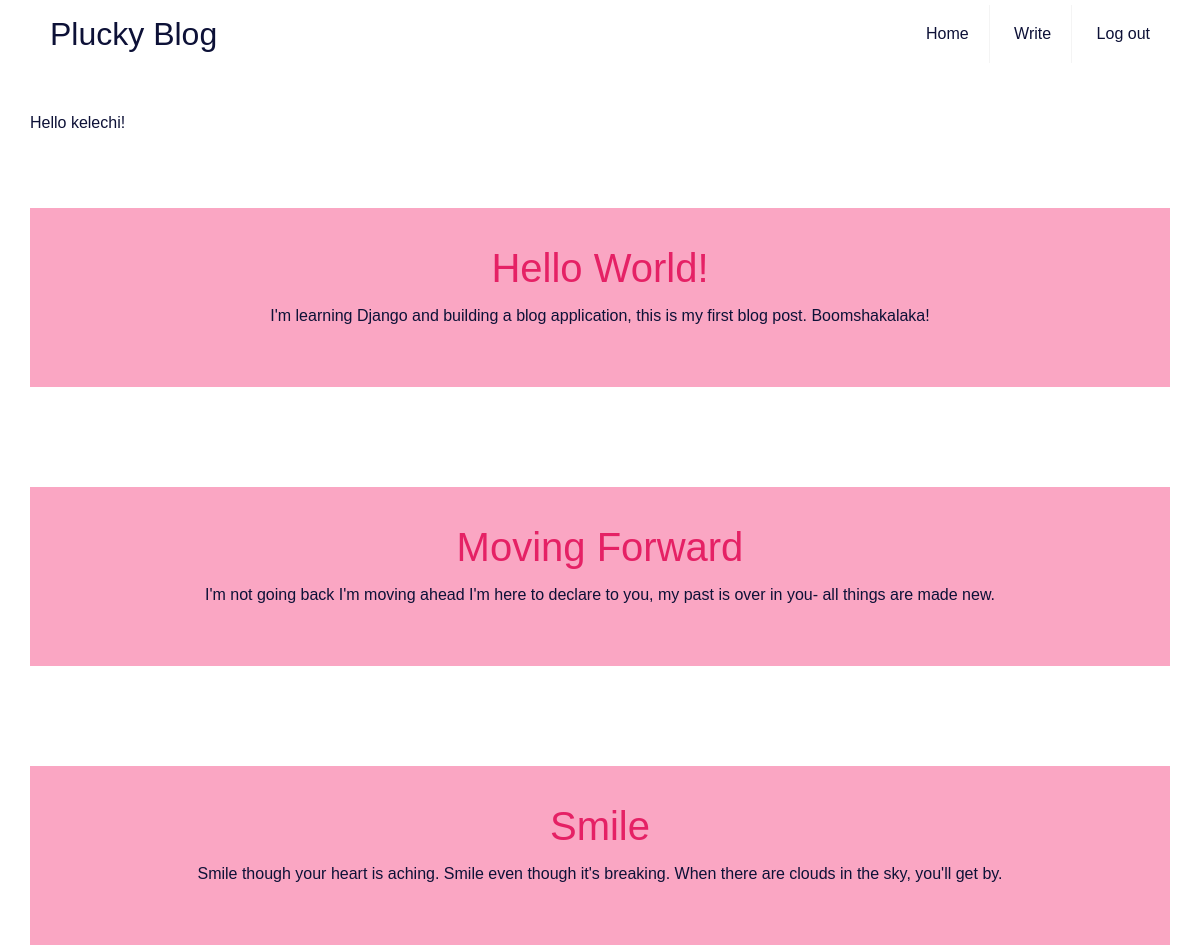
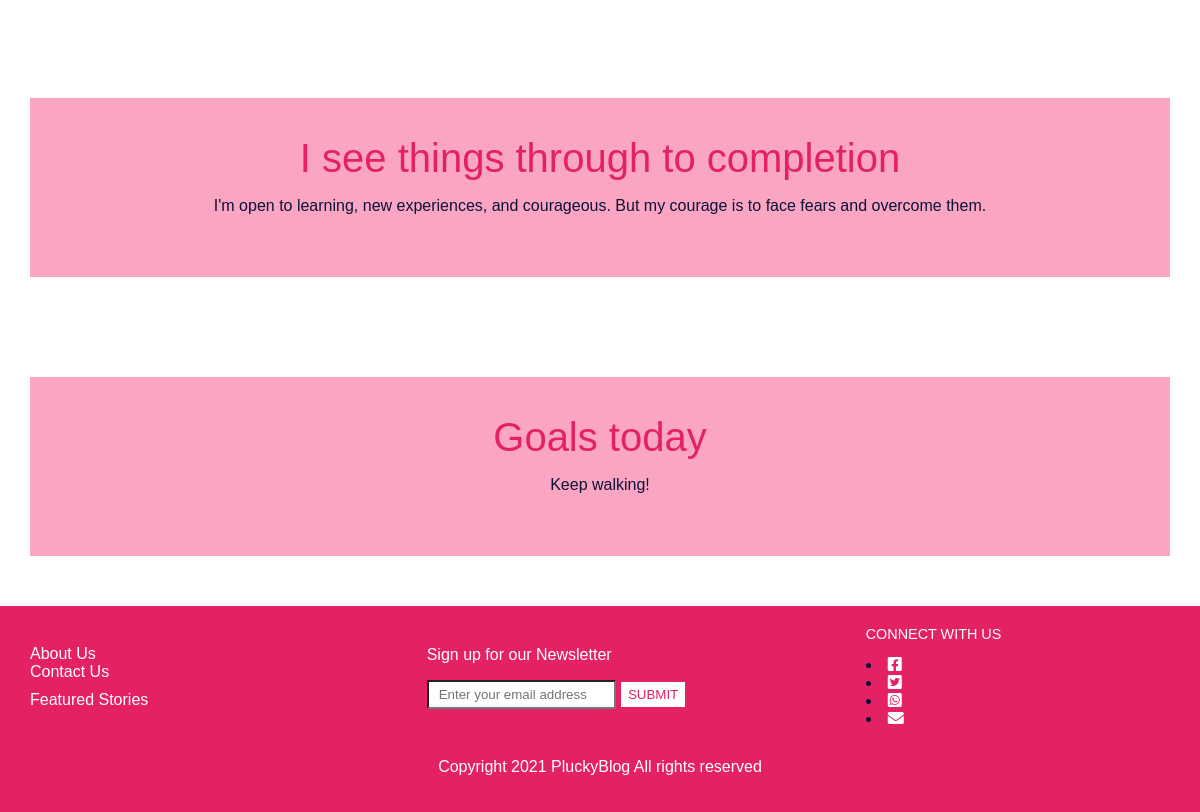
The app's page / (signed in) with its own data (2 pictures, top to bottom).
### pluckyblog/models.py (models this page shows, shortened)
class Post(models.Model):
    title = models.CharField (max_length=200)
    date_added = models.DateTimeField(auto_now_add=True)
    author = models.ForeignKey(
        'auth.User',
        on_delete=models.CASCADE,
    )
    body = models.TextField()

### pluckyblog/views.py (the view)
# urls.py: path('', BlogListView.as_view(), name='home'),
class BlogListView(ListView):
    model = Post
    template_name = 'home.html'

### templates/home.html
{% extends 'base.html' %}
{% block content %}
  {% for post in object_list %}
  <main>
    <aside>
      <section class="container" id="container">
        <div class="post-entry">
          <h2><a href="{% url 'post_detail' post.pk %}">{{ post.title }}</a></h2>
        <p>{{ post.body }}</p>
        </div>
      </section>
    </aside>
  </main>
  {% endfor %}
{% endblock content %}

### templates/blogsections/header.html (shortened to what this page needs)
<!DOCTYPE html>
{% load static %}
<html lang="en">
  <head>
    <link rel="stylesheet" href="{% static 'css/base.css' %}">
    <link rel="stylesheet" href="https://cdnjs.cloudflare.com/ajax/libs/font-awesome/5.15.3/css/all.min.css">
  </head>
  <header>
    <div>
      <nav class="navbar">
        <a href="{% url 'home' %}" class="logo">Plucky Blog</a>
        <ul class="menu">
         <li><a href="{% url 'home' %}">Home</a></li>
         <li><a href="{% url 'post_new' %}">Write</a></li>
         <li><a href="{% url 'logout' %}">Log out</a></li>
        </ul>
      </nav>
    </div>
  </header>
  <div class="auth">
    {% if user.is_authenticated %}
    <p>Hello {{ user.username }}!</p>
   {% else %}
    <p>You are not logged in.</p>
    <a href="{% url 'login' %}">Log In</a>
   {% endif %}
  </div>
</html>

### static/css/base.css (style rules this page uses)
html { box-sizing: border-box; font-family: Arial, Helvetica, sans-serif; font-size: 16px; }
*, *::before, *::after { font-weight: inherit; margin: 0; padding: 0; border-radius: 0; box-sizing: inherit; }
.post-entry { margin-bottom: 2rem; }
.post-entry h2 { margin: 0.5rem 0; }
.post-entry h2 a, .post-entry h2 a:visited { color: #e52165; text-decoration: none; }
a { text-decoration: none; }
ul { list-style-type: none; }
header { padding: 5px 30px; align-items: center; justify-content: space-between; }
h2 { color: #e52165; font-size: 2.5rem; }
header a, footer a, footer p { color: #FFF; }
.navbar { background-color: #fff; display: flex; justify-content: space-between; align-items: center; }
.navbar .logo { display: inline-block; font-size: 2em; padding: 10px 20px; text-decoration: none; color: #0d1137; }
.navbar .menu li { list-style: none; display: inline-block; }
.navbar .menu li a { display: block; padding: 20px 20px; border-right: 1px solid #f4f4f4; text-decoration: none; color: #0d1137; }
.navbar .menu li:last-child a { border-right: none; }
main { padding: 50px 30px; display: block; column-gap: 10px; }
aside { background-color: #faa6c3; width: auto; text-align: center; padding: 30px; }
p { display: block; margin-block-start: 1em; margin-block-end: 1em; margin-inline-start: 0px; margin-inline-end: 0px; }
.auth { display: inline-block; padding: 30px; padding-bottom: 10px; text-decoration: none; color: #0d1137; }

### records on screen
Post: title "Hello World!", body "I'm learning Django and building a blog application, this is my first blog post. Boomshakalaka!"
Post: title "Moving Forward", body "I'm not going back I'm moving ahead I'm here to declare to you, my past is over in you- all things are made new."
Post: title "Smile", body "Smile though your heart is aching. Smile even though it's breaking. When there are clouds in the sky, you'll get by."
Post: title "I see things through to completion", body "I'm open to learning, new experiences, and courageous. But my courage is to face fears and overcome them."
Post: title "Goals today", body "Keep walking!"

### other values on screen
{{ user.username }} "kelechi"
